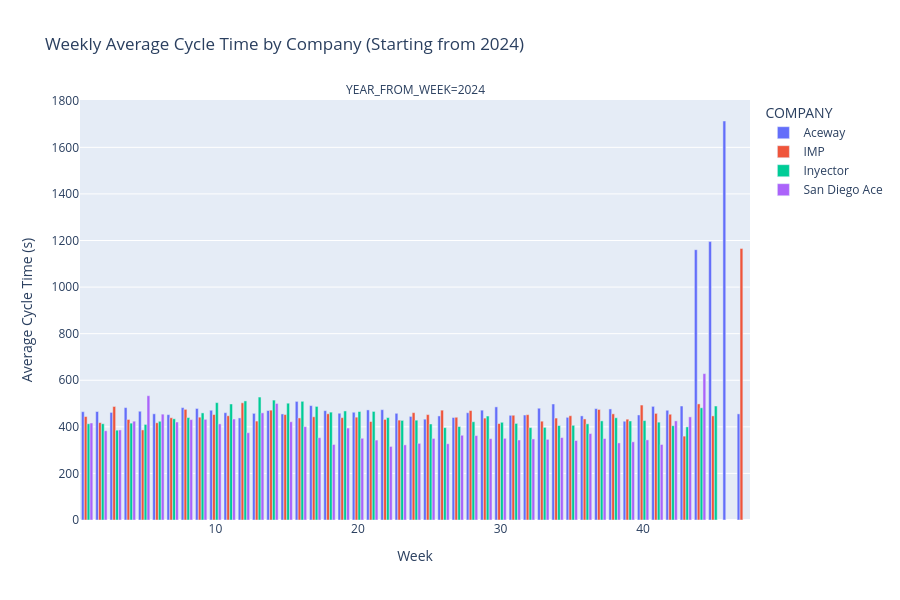
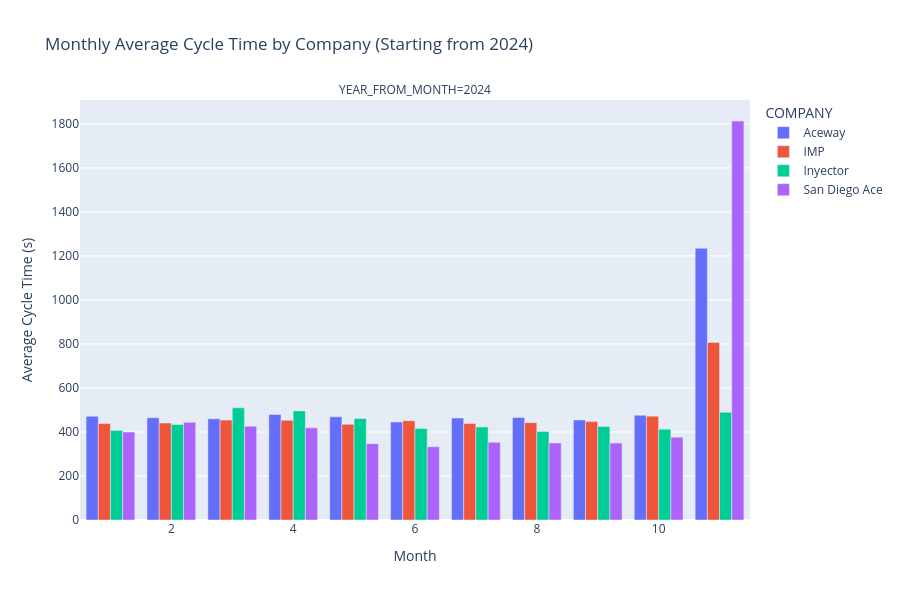

Notebook cell for these charts, in order:
### Code cell
import pandas as pd
import plotly.express as px

# Filter the DataFrame for the specified companies
companies = ['IMP', 'Inyector', 'Aceway', 'San Diego Ace']
df_filtered = df[df['COMPANY'].isin(companies)]

# Extract year and week from the 'WEEK' column (YYYYWW format)
df_filtered['YEAR_FROM_WEEK'] = df_filtered['WEEK'].astype(str).str[:4].astype(int)  # Extract the year part of the week column
df_filtered['WEEK_FROM_WEEK'] = df_filtered['WEEK'].astype(str).str[4:].astype(int)  # Extract the week number part of the week column

# Extract year and month from the 'MONTH' column (YYYYMM format)
df_filtered['YEAR_FROM_MONTH'] = df_filtered['MONTH'].astype(str).str[:4].astype(int)  # Extract the year part of the month column
df_filtered['MONTH_FROM_MONTH'] = df_filtered['MONTH'].astype(str).str[4:].astype(int)  # Extract the month part of the month column

# Filter data starting from 202301 (January 2023)
df_filtered = df_filtered[df_filtered['MONTH'] >= 202401]

# Weekly Aggregation by Year and Week
weekly_data = df_filtered.groupby(['COMPANY', 'YEAR_FROM_WEEK', 'WEEK_FROM_WEEK']).agg(
    avg_cycle_time=('CT', 'mean'),
    avg_uptime_percentage=('UPTIME_PERCENTAGE', 'mean'),
    total_run_time=('PRODUCTION_TIME', 'sum'),
    parts_made=('SHOT_COUNT', 'sum')
).reset_index()

# Monthly Aggregation by Year and Month
monthly_data = df_filtered.groupby(['COMPANY', 'YEAR_FROM_MONTH', 'MONTH_FROM_MONTH']).agg(
    avg_cycle_time=('CT', 'mean'),
    avg_uptime_percentage=('UPTIME_PERCENTAGE', 'mean'),
    total_run_time=('PRODUCTION_TIME', 'sum'),
    parts_made=('SHOT_COUNT', 'sum')
).reset_index()

# Create bar plot for Weekly Data, Faceted by Year
fig_weekly = px.bar(
    weekly_data,
    x='WEEK_FROM_WEEK',
    y='avg_cycle_time',
    color='COMPANY',
    barmode='group',
    facet_col='YEAR_FROM_WEEK',  # This will create separate bar plots for each year
    title='Weekly Average Cycle Time by Company (Starting from 2024)',
    labels={'avg_cycle_time': 'Average Cycle Time (s)', 'WEEK_FROM_WEEK': 'Week'},
    height=600  # Adjust the height of the plots for better visibility
)

# Show the weekly bar plot
fig_weekly.show()

# Create bar plot for Monthly Data, Faceted by Year
fig_monthly = px.bar(
    monthly_data,
    x='MONTH_FROM_MONTH',
    y='avg_cycle_time',
    color='COMPANY',
    barmode='group',
    facet_col='YEAR_FROM_MONTH',  # This will create separate bar plots for each year
    title='Monthly Average Cycle Time by Company (Starting from 2024)',
    labels={'avg_cycle_time': 'Average Cycle Time (s)', 'MONTH_FROM_MONTH': 'Month'},
    height=600  # Adjust the height of the plots for better visibility
)

# Show the monthly bar plot
fig_monthly.show()

### Figure 1 — Plotly figure (JSON) as saved in the notebook; plotly's stock layout.template omitted (floating-point values rounded to 4 significant figures)
{"data": [{"alignmentgroup": "True", "hovertemplate": "COMPANY=Aceway<br>YEAR_FROM_WEEK=2024<br>Week=%{x}<br>Average Cycle Time (s)=%{y}<extra></extra>", "legendgroup": "Aceway", "marker": {"color": "#636efa", "pattern": {"shape": ""}}, "name": "Aceway", "offsetgroup": "Aceway", "orientation": "v", "showlegend": true, "textposition": "auto", "type": "bar", "x": [1, 2, 3, 4, 5, 6, 7, 8, 9, 10, 11, 12, 13, 14, 15, 16, 17, 18, 19, 20, 21, 22, 23, 24, 25, 26, 27, 28, 29, 30, 31, 32, 33, 34, 35, 36, 37, 38, 39, 40, 41, 42, 43, 44, 45, 46, 47], "xaxis": "x", "y": [465.0, 465.9, 462.0, 482.6, 466.9, 456.0, 452.4, 482.5, 478.9, 471.2, 460.9, 438.3, 457.9, 470.0, 455.4, 509.3, 491.1, 469.5, 458.4, 462.6, 472.7, 473.7, 458.1, 444.7, 432.9, 446.8, 440.0, 460.6, 471.6, 485.7, 449.5, 450.7, 479.9, 498.1, 440.8, 447.0, 478.2, 476.8, 424.1, 451.1, 488.0, 471.2, 489.4, 1161.0, 1195.0, 1713.0, 455.7], "yaxis": "y"}, {"alignmentgroup": "True", "hovertemplate": "COMPANY=IMP<br>YEAR_FROM_WEEK=2024<br>Week=%{x}<br>Average Cycle Time (s)=%{y}<extra></extra>", "legendgroup": "IMP", "marker": {"color": "#EF553B", "pattern": {"shape": ""}}, "name": "IMP", "offsetgroup": "IMP", "orientation": "v", "showlegend": true, "textposition": "auto", "type": "bar", "x": [1, 2, 3, 4, 5, 6, 7, 8, 9, 10, 11, 12, 13, 14, 15, 16, 17, 18, 19, 20, 21, 22, 23, 24, 25, 26, 27, 28, 29, 30, 31, 32, 33, 34, 35, 36, 37, 38, 39, 40, 41, 42, 43, 44, 45, 47], "xaxis": "x", "y": [444.2, 418.1, 487.5, 431.7, 386.8, 417.4, 439.0, 475.1, 441.5, 452.8, 447.6, 503.2, 424.8, 471.7, 452.6, 438.3, 443.1, 456.1, 439.4, 441.6, 422.9, 431.9, 429.0, 460.9, 452.6, 471.7, 441.1, 470.0, 437.5, 414.1, 449.7, 452.3, 424.3, 437.7, 447.7, 433.8, 474.6, 455.8, 432.9, 493.6, 457.8, 454.1, 360.1, 498.5, 447, 1166], "yaxis": "y"}, {"alignmentgroup": "True", "hovertemplate": "COMPANY=Inyector<br>YEAR_FROM_WEEK=2024<br>Week=%{x}<br>Average Cycle Time (s)=%{y}<extra></extra>", "legendgroup": "Inyector", "marker": {"color": "#00cc96", "pattern": {"shape": ""}}, "name": "Inyector", "offsetgroup": "Inyector", "orientation": "v", "showlegend": true, "textposition": "auto", "type": "bar", "x": [1, 2, 3, 4, 5, 6, 7, 8, 9, 10, 11, 12, 13, 14, 15, 16, 17, 18, 19, 20, 21, 22, 23, 24, 25, 26, 27, 28, 29, 30, 31, 32, 33, 34, 35, 36, 37, 38, 39, 40, 41, 42, 43, 44, 45], "xaxis": "x", "y": [413.3, 413.3, 385.7, 415.9, 410.4, 423.9, 434.5, 439.8, 459.8, 503.9, 498.1, 511.3, 527.9, 514.9, 501.5, 509.6, 487.7, 463.2, 468.2, 465.7, 466.2, 439.6, 427.7, 428.6, 412.3, 396.5, 401.3, 421.9, 446.4, 419.5, 414.6, 396.6, 397.7, 405.5, 406.6, 412.9, 425.6, 438.9, 425.2, 426.9, 420.1, 404.8, 399.9, 481.8, 489.4], "yaxis": "y"}, {"alignmentgroup": "True", "hovertemplate": "COMPANY=San Diego Ace<br>YEAR_FROM_WEEK=2024<br>Week=%{x}<br>Average Cycle Time (s)=%{y}<extra></extra>", "legendgroup": "San Diego Ace", "marker": {"color": "#ab63fa", "pattern": {"shape": ""}}, "name": "San Diego Ace", "offsetgroup": "San Diego Ace", "orientation": "v", "showlegend": true, "textposition": "auto", "type": "bar", "x": [1, 2, 3, 4, 5, 6, 7, 8, 9, 10, 11, 12, 13, 14, 15, 16, 17, 18, 19, 20, 21, 22, 23, 24, 25, 26, 27, 28, 29, 30, 31, 32, 33, 34, 35, 36, 37, 38, 39, 40, 41, 42, 43, 44], "xaxis": "x", "y": [416.5, 383.3, 386.7, 424.3, 533.7, 454.5, 420.7, 431.1, 432.3, 412.8, 433.5, 374.7, 460.1, 500.4, 422.0, 400.8, 353.4, 324.2, 394.9, 350.9, 343.2, 315.9, 322.6, 329.1, 350.2, 327.4, 363.9, 362.4, 349.3, 350.8, 343.5, 348.1, 346.4, 353.8, 341.3, 371.0, 349.9, 331.0, 335.8, 344.0, 324.2, 425.6, 442.8, 628.6], "yaxis": "y"}], "layout": {"annotations": [{"font": {}, "showarrow": false, "text": "YEAR_FROM_WEEK=2024", "x": 0.5, "xanchor": "center", "xref": "paper", "y": 1, "yanchor": "bottom", "yref": "paper"}], "barmode": "group", "height": 600, "legend": {"title": {"text": "COMPANY"}, "tracegroupgap": 0}, "title": {"text": "Weekly Average Cycle Time by Company (Starting from 2024)"}, "xaxis": {"anchor": "y", "domain": [0, 1], "title": {"text": "Week"}}, "yaxis": {"anchor": "x", "domain": [0, 1], "title": {"text": "Average Cycle Time (s)"}}}}

### Figure 2 — Plotly figure (JSON) as saved in the notebook; plotly's stock layout.template omitted (floating-point values rounded to 4 significant figures)
{"data": [{"alignmentgroup": "True", "hovertemplate": "COMPANY=Aceway<br>YEAR_FROM_MONTH=2024<br>Month=%{x}<br>Average Cycle Time (s)=%{y}<extra></extra>", "legendgroup": "Aceway", "marker": {"color": "#636efa", "pattern": {"shape": ""}}, "name": "Aceway", "offsetgroup": "Aceway", "orientation": "v", "showlegend": true, "textposition": "auto", "type": "bar", "x": [1, 2, 3, 4, 5, 6, 7, 8, 9, 10, 11], "xaxis": "x", "y": [471.2, 464.9, 459.7, 479.6, 468.9, 445.3, 463.5, 466.3, 454.5, 476.0, 1235.0], "yaxis": "y"}, {"alignmentgroup": "True", "hovertemplate": "COMPANY=IMP<br>YEAR_FROM_MONTH=2024<br>Month=%{x}<br>Average Cycle Time (s)=%{y}<extra></extra>", "legendgroup": "IMP", "marker": {"color": "#EF553B", "pattern": {"shape": ""}}, "name": "IMP", "offsetgroup": "IMP", "orientation": "v", "showlegend": true, "textposition": "auto", "type": "bar", "x": [1, 2, 3, 4, 5, 6, 7, 8, 9, 10, 11], "xaxis": "x", "y": [438.1, 440.6, 453.9, 453.0, 434.7, 451.3, 438.5, 442.5, 447.0, 472.0, 806.5], "yaxis": "y"}, {"alignmentgroup": "True", "hovertemplate": "COMPANY=Inyector<br>YEAR_FROM_MONTH=2024<br>Month=%{x}<br>Average Cycle Time (s)=%{y}<extra></extra>", "legendgroup": "Inyector", "marker": {"color": "#00cc96", "pattern": {"shape": ""}}, "name": "Inyector", "offsetgroup": "Inyector", "orientation": "v", "showlegend": true, "textposition": "auto", "type": "bar", "x": [1, 2, 3, 4, 5, 6, 7, 8, 9, 10, 11], "xaxis": "x", "y": [407.2, 433.6, 509.9, 495.8, 461.2, 416.1, 422.4, 401.9, 425.2, 412.9, 489.4], "yaxis": "y"}, {"alignmentgroup": "True", "hovertemplate": "COMPANY=San Diego Ace<br>YEAR_FROM_MONTH=2024<br>Month=%{x}<br>Average Cycle Time (s)=%{y}<extra></extra>", "legendgroup": "San Diego Ace", "marker": {"color": "#ab63fa", "pattern": {"shape": ""}}, "name": "San Diego Ace", "offsetgroup": "San Diego Ace", "orientation": "v", "showlegend": true, "textposition": "auto", "type": "bar", "x": [1, 2, 3, 4, 5, 6, 7, 8, 9, 10, 11], "xaxis": "x", "y": [399.6, 443.8, 426.3, 418.7, 346.9, 332.9, 353.0, 350.3, 349.5, 376.6, 1813], "yaxis": "y"}], "layout": {"annotations": [{"font": {}, "showarrow": false, "text": "YEAR_FROM_MONTH=2024", "x": 0.5, "xanchor": "center", "xref": "paper", "y": 1, "yanchor": "bottom", "yref": "paper"}], "barmode": "group", "height": 600, "legend": {"title": {"text": "COMPANY"}, "tracegroupgap": 0}, "title": {"text": "Monthly Average Cycle Time by Company (Starting from 2024)"}, "xaxis": {"anchor": "y", "domain": [0, 1], "title": {"text": "Month"}}, "yaxis": {"anchor": "x", "domain": [0, 1], "title": {"text": "Average Cycle Time (s)"}}}}
